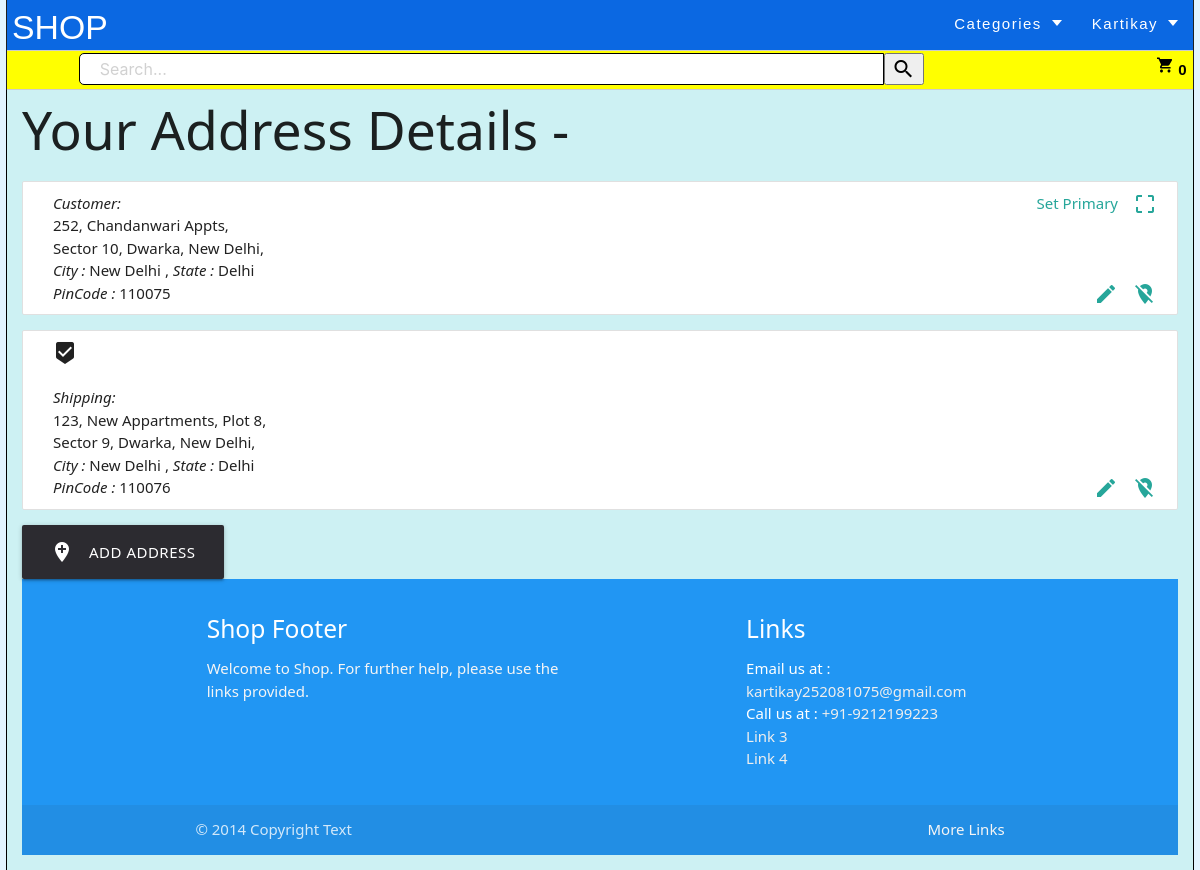
Screenshot of /user/addressDetailView (signed in) with the database file from the repository.
### User/models.py (models this page shows, shortened)
class User(AbstractUser):
    username = None
    fullname = models.CharField(max_length=200,blank=False,null=False, default='SuperUser')
    email = models.EmailField(_('email address'), unique=True, primary_key=True)
    phonenumber =  PhoneNumberField(null=False, blank=False, unique=True)
    USERNAME_FIELD = 'email'
    REQUIRED_FIELDS = ['fullname', "phonenumber"]
    objects = CustomUserManager()

class AddressDetail(models.Model):
    id = models.AutoField(primary_key=True)
    addType = models.ForeignKey(AddressTypes,on_delete=models.PROTECT)
    addressLine1 = models.CharField(max_length=200,blank=False,null=False)
    addressLine2 = models.CharField(max_length=200,blank=False,null=False)
    addressLine3 = models.CharField(max_length=200,blank=True,null=True)
    addressLine4 = models.CharField(max_length=200,blank=True,null=True)
    addressLine5 = models.CharField(max_length=200,blank=True,null=True)
    city = models.CharField(max_length=50,blank=False,null=False)
    state = models.CharField(max_length=50,blank=False,null=False)
    zipCode = models.PositiveIntegerField(max_length=6,blank=False,null=False)
    zip4 = models.PositiveIntegerField(max_length=4,blank=True,null=True)
    longitude = models.DecimalField(max_digits=9, decimal_places=6,blank=True,null=True)
    latitude = models.DecimalField(max_digits=9, decimal_places=6,blank=True,null=True)
    isPrimary = models.BooleanField(default=False)
    createDate = models.DateTimeField(auto_now_add=True)
    updateDate = models.DateTimeField(auto_now=True)

class AddressTypes(models.Model):
    id = models.AutoField(primary_key=True)
    addType = models.CharField(max_length=20,blank=False,null=False)
    createDate = models.DateTimeField(auto_now_add=True)
    updateDate = models.DateTimeField(auto_now=True)
    def __str__(self):
        return(self.addType)

### User/views.py (the view)
# urls.py: path('addressDetailView', views.addressDetailView, name="addressDetailView"),
@login_required(login_url='/user/login')
def addressDetailView(request):
    userDetail = UserDetails.objects.get(user=request.user)
    addressDetails = userDetail.addresses.all()
    return render(request, "User/addressView.html", context={"addresses":addressDetails,})

### Product/context_processors.py (called while the page is built)
def cartCountVariable(request):
    return {
        'cartCount': cartCount(request)
    }

def categoryDropdownMenu(request):
    return {
        'categoryDropdown': categoryDropdown(request)
    }

### Product/views.py (called while the page is built)
def cartCount(request):
    user = request.user
    cartCount = 0
    try:
        if user is not None:
            cart = Cart.objects.filter(user=user)
            for i in cart:
                cartCount += i.quantity
        return cartCount
    except:
        return cartCount

def categoryDropdown(request):
    categories = Category.objects.all()
    return categories

### User/templates/User/addressView.html
{% extends "User/layout.html" %}
{% block body %}
{% if user.is_authenticated %}
<h2> Your Address Details - </h2>
    {% for address in addresses %}
    <ul class="collection with-header">
        <li class="collection-item">
        <div>
        {% if address.isPrimary %}
        <i class="material-icons left">beenhere</i></a><br><br>
        {% else %}
        <a href="{% url 'setPrimaryAddress' address.id %}" class="secondary-content"><i class="material-icons right">crop_free</i>Set Primary</a>
        {% endif %}
        <i>{{ address.addType }}:</i><br>
        {{ address.addressLine1 }},<br>
        {{ address.addressLine2 }}, <br>
        <i>City :</i> {{ address.city }} ,<i> State : </i>{{ address.state }}<br>
        <i>PinCode :</i> <strong>{{ address.zipCode }}</strong>
        <a href="{% url 'deleteAddress' address.id %}" class="secondary-content"><i class="material-icons right">location_off</i></a>
        <a href="{% url 'updateAddress' address.id %}" class="secondary-content"><i class="material-icons right">mode_edit</i></a>
        </div>
        </li>
    </ul>
    {% empty %}
    No Saved Addresses!
    {% endfor %}
    <a href="{% url 'createAddress' %}" class="waves-effect waves-light btn-large" style="background-color: #2C2B30;"><i class="material-icons left">add_location</i>Add Address</a>
{% else %}
You are Not Logged In
<p>Please <a href="{% url 'login' %}">Login</a> in order to create a listing!<br>If not a user,<a href="{% url 'register' %}">Register</a> now!</p>
{% endif %}
{% endblock %}

### User/templates/User/navbar.html (shortened to what this page needs)
{% load static %}
{% block custom%}
  <link href="{% static 'css/dist/navbar.css' %}" rel="stylesheet">
{% endblock %}
<div class="header-container">
  <div class="s-logo-strip">
    <div class="s-logo-ele"><a class="s-logo-name" href="{% url 'home' %}">SHOP</a></div>
    <div class="s-header-content">
      <ul class="s-button-main">
        <li>
          <div class="s-menu-text">
            <div class="s-txt">Categories</div>
            <div class="arrow-down-container">
              <div class="arrow-down"></div>
            </div>
          </div>
        </li>
      </ul>
      {% if user.is_authenticated %}
      <ul class="s-button-main">
        <li>
          <div class="s-menu-text">
            <div class="s-txt">{{ user.fullname }}</div>
            <div class="arrow-down-container">
              <div class="arrow-down"></div>
            </div>
          </div>
        </li>
      </ul>
      {% else %}
      <label class="s-button-main">
        <a class="s-butt" href="{% url 'login' %}">Log In</a>
      </label>
      {% endif %}
    </div>
  </div>
  <div class="s-submenu-container">
    <div class="right-align cart">
      <label class="s-button-main">
        <a href="{% url 'cart' %}">
          <span>{{ cartCount }}</span>
        </a>
      </label>
    </div>
    <div class="left-align s-search-bar">
      {% include "User/searchBar.html" %}
    </div>
  </div>
</div>

### rows the page displays
User: fullname "Kartikay"
AddressDetail: isPrimary False (drawn), addType "Customer", addressLine1 "252, Chandanwari Appts", addressLine2 "Sector 10, Dwarka, New Delhi", city "New Delhi", state "Delhi", zipCode "110075"
AddressDetail: isPrimary True (drawn), addType "Shipping", addressLine1 "123, New Appartments, Plot 8", addressLine2 "Sector 9, Dwarka, New Delhi", city "New Delhi", state "Delhi", zipCode "110076"

### other values shown
{{ cartCount }} "0"
